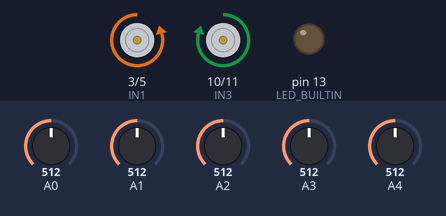
The sketch below on a simulated Arduino Uno, built with avr-gcc and run on an emulated ATmega328P. Parts: motor-driver pin pairs drawn as motors (green arrow = first pin HIGH = forward, orange = second pin HIGH = backward, longer = more drive), output pins drawn as LEDs (lit = HIGH). The inputs (shaded band) are chosen by the test bench; at power-on: A0 = 512, A4 = 512, A1 = 512, A2 = 512, A3 = 512. What the sketch prints to the serial monitor is not drawn.

Above: at 2.7 s.
2.8 s: A0 set to 992
At 4.0 s:
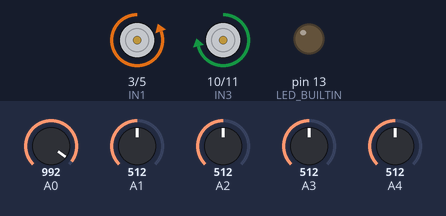
4.3 s: A4 set to 30
At 4.9 s:
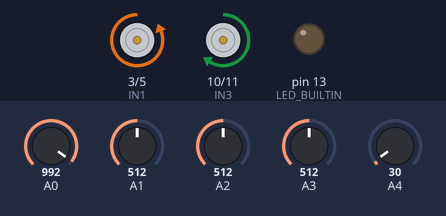
5.8 s: A0 set to 30
At 6.2 s:
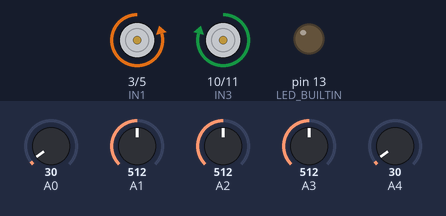
7.3 s: A4 set to 716
At 8.5 s:
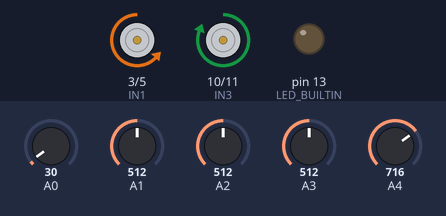
8.8 s: A1 set to 390
At 10.0 s:
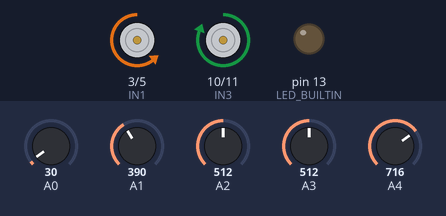
10.3 s: A2 set to 390
At 10.8 s:
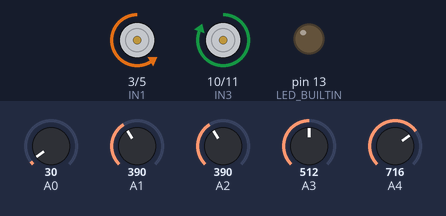
Timing chart, 0 to 12.8 s (numbered marks = the images above; inputs shaded):
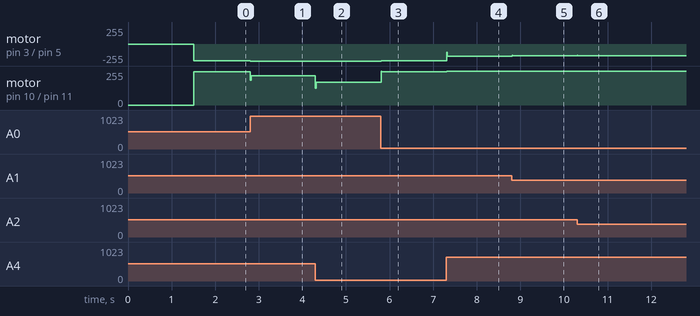

Measured:
- after the input at 2.8 s, motor on pin 3 (IN1) / pin 5 (IN2): backward 250/255 → backward 255/255 at once; motor on pin 10 (IN3) / pin 11 (IN4): forward 250/255 → forward 219/255 at once
- after the input at 4.3 s, motor on pin 10 (IN3) / pin 11 (IN4): forward 219/255 → forward 172/255 at once
- after the input at 5.8 s, motor on pin 3 (IN1) / pin 5 (IN2): backward 255/255 → backward 250/255 at once; motor on pin 10 (IN3) / pin 11 (IN4): forward 172/255 → forward 250/255 at once
- after the input at 7.3 s, motor on pin 3 (IN1) / pin 5 (IN2): backward 250/255 → backward 187/255 at once; motor on pin 10 (IN3) / pin 11 (IN4): forward 250/255 → forward 255/255 at once
- after the input at 8.8 s, motor on pin 3 (IN1) / pin 5 (IN2): backward 187/255 → backward 178/255 at once
- after the input at 10.3 s, motor on pin 3 (IN1) / pin 5 (IN2): backward 178/255 → backward 173/255 at once

The sketch:

LineFollowerRobot.ino
```cpp
#include <QTRSensors.h>

QTRSensors qtr;

int IN1 = 3;
int IN2 = 5;  // Right motor

int IN3 = 10;
int IN4 = 11;  // Left motor

const uint8_t SensorCount = 5;
int PID_out;
uint16_t sensorValues[SensorCount];
bool manualCalibration = 1;
int  lastError;
void setup()
{
  pinMode(IN1, OUTPUT);  // sets the pin as output
  pinMode(IN2, OUTPUT);  // sets the pin as output
  pinMode(IN3, OUTPUT);  // sets the pin as output
  pinMode(IN4, OUTPUT);  // sets the pin as output

  // configure the sensors
  qtr.setTypeRC();
  qtr.setSensorPins((const uint8_t[]){A0, A1, A2, A3, A4}, SensorCount);
  qtr.setEmitterPin(2);

  delay(500);
  pinMode(LED_BUILTIN, OUTPUT);
  digitalWrite(LED_BUILTIN, HIGH); // turn on Arduino's LED to indicate we are in calibration mode
  Serial.begin(115200);
if (manualCalibration)
{
  uint16_t minVal[5] = {444,420,416,412,352};
  uint16_t maxVal[5] = {2500,2500,2500,2500,2500};
  qtr.calibrationOn.initialized = true;
  qtr.calibrationOn.minimum = (uint16_t *)realloc(qtr.calibrationOn.minimum,sizeof(uint16_t) * 5);
  qtr.calibrationOn.maximum = (uint16_t *)realloc(qtr.calibrationOn.maximum,sizeof(uint16_t) * 5);
  for (uint8_t i = 0; i < SensorCount; i++)
  {
    qtr.calibrationOn.minimum[i] = minVal[i];
    qtr.calibrationOn.maximum[i] = maxVal[i];
  }
}
else
{
  // 2.5 ms RC read timeout (default) * 10 reads per calibrate() call
  // = ~25 ms per calibrate() call.
  // Call calibrate() 400 times to make calibration take about 10 seconds.
  for (uint16_t i = 0; i < 400; i++)
  {
    qtr.calibrate();
  }
}
  digitalWrite(LED_BUILTIN, LOW); // turn off Arduino's LED to indicate we are through with calibration

  // print the calibration minimum values measured when emitters were on

  Serial.print("Minimum: ");
  for (uint8_t i = 0; i < SensorCount; i++)
  {
    Serial.print(qtr.calibrationOn.minimum[i]);
    Serial.print('\t');
  }
  Serial.println();
  //print the calibration maximum values measured when emitters were on
  Serial.print("Maximun: ");
  for (uint8_t i = 0; i < SensorCount; i++)
  {
    Serial.print(qtr.calibrationOn.maximum[i]);
    Serial.print('\t');
  }

  Serial.println();

  delay(1000);
}

void loop()
{
  uint16_t position = qtr.readLineBlack(sensorValues);
  int error = position - 2000;
  PID_out = 0.1 * error + 0.001 * (error - lastError)/0.01;
  lastError = error;

  int Speed0 = 250;
  int Left_Out = max(min(Speed0 + PID_out,255),-255);
  int Right_Out = max(min(Speed0 - PID_out,255),-255);
  if (Left_Out >= 0)
  {
    Motor_Left(Left_Out,1);
  }
  else
  {
    Motor_Left(abs(Left_Out),0);
  }
  if (Right_Out >=0)
  {
    Motor_Right(Right_Out,1);
  }
  else
  {
    Motor_Right(abs(Right_Out),0);
  }

    delay(10);
  }
  //Serial.print("SENSOR VALUE = ");
  //Serial.print(position);
  //Serial.print(" PID OUT = ");
  //Serial.println(PID_out);


void Motor_Right(int turnspeed, bool direction) // 1 forward, 0 reverse
{
  if (direction)
  {
    analogWrite(IN1 , 0);
    analogWrite(IN2 , turnspeed);
  }
  else
  {
    analogWrite(IN1 , turnspeed);
    analogWrite(IN2 , 0);
  }
}

void Motor_Left(int speed, bool direction) // 1 forward, 0 reverse
{
  if (direction)
  {
    analogWrite(IN3 , speed);
    analogWrite(IN4 , 0);
  }
  else
  {
    analogWrite(IN3 , 0);
    analogWrite(IN4 , speed);
  }
}

void Turn_Right(int speed)
{
  Motor_Right(speed,1);
  Motor_Left(speed,0);
}

void Turn_Left(int speed)
{
  Motor_Right(speed,0);
  Motor_Left(speed,1);
}
```
